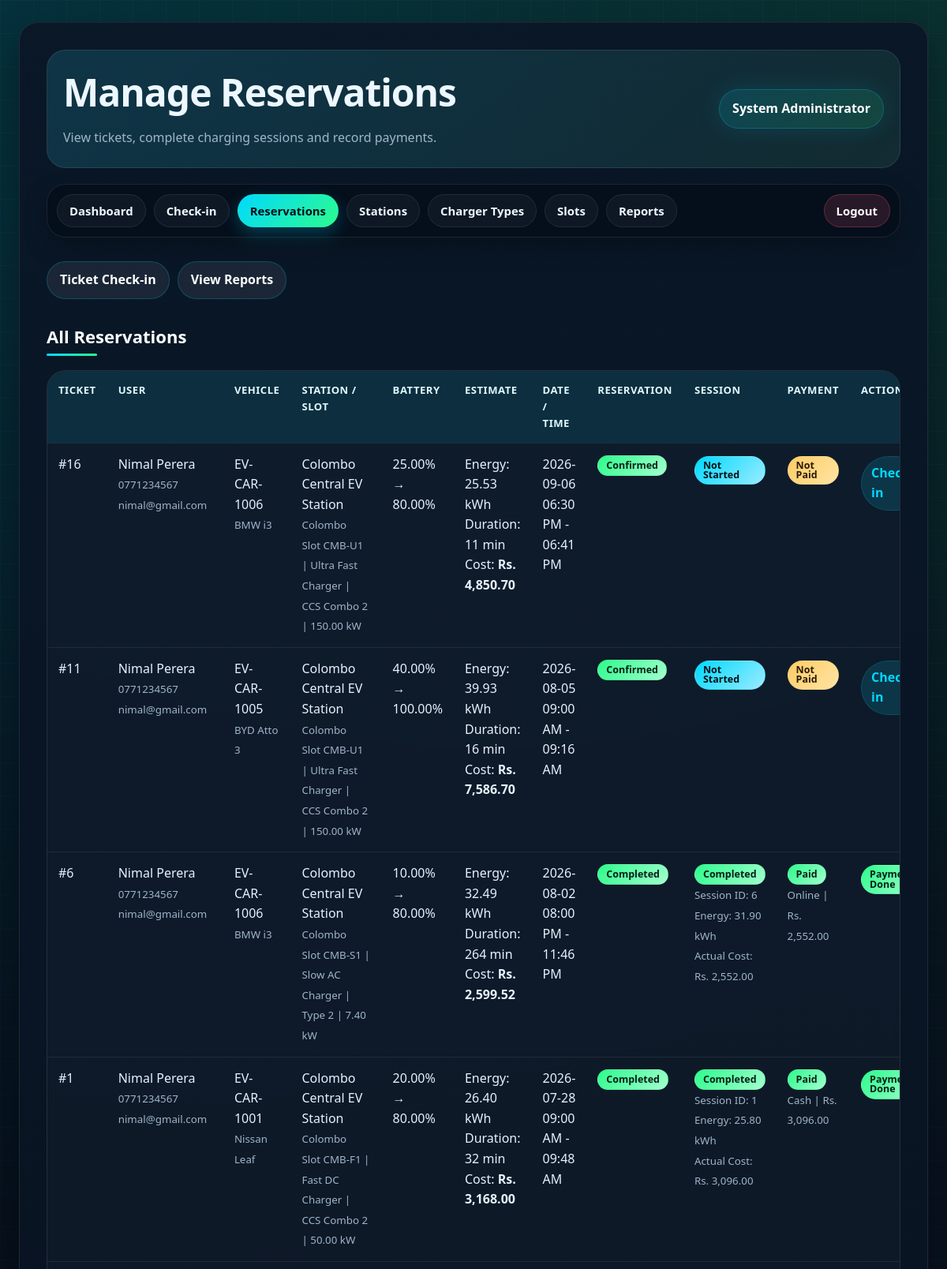
/reservations.php (signed in, upper part), run on the app's committed database.
### tables this page shows
CREATE TABLE `reservations` (
  `reservation_id` int(11) NOT NULL,
  `user_id` int(11) NOT NULL,
  `vehicle_id` int(11) NOT NULL,
  `slot_id` int(11) NOT NULL,
  `reservation_date` date NOT NULL,
  `start_time` time NOT NULL,
  `end_time` time NOT NULL,
  `status` enum('Pending','Confirmed','Completed','Cancelled','No Show') NOT NULL DEFAULT 'Pending',
  `created_at` timestamp NOT NULL DEFAULT current_timestamp(),
  `current_battery_percent` decimal(5,2) DEFAULT 0.00,
  `target_battery_percent` decimal(5,2) DEFAULT 80.00,
  `required_energy_kwh` decimal(8,2) DEFAULT 0.00,
  `estimated_duration_min` int(11) DEFAULT 0,
  `estimated_energy_kwh` decimal(8,2) DEFAULT 0.00,
  `estimated_cost` decimal(10,2) DEFAULT 0.00
);

CREATE TABLE `users` (
  `user_id` int(11) NOT NULL,
  `full_name` varchar(100) NOT NULL,
  `email` varchar(100) NOT NULL,
  `password` varchar(255) NOT NULL,
  `contact_number` varchar(15) DEFAULT NULL,
  `user_role` enum('Admin','User') NOT NULL DEFAULT 'User',
  `created_at` timestamp NOT NULL DEFAULT current_timestamp()
);

CREATE TABLE `vehicles` (
  `vehicle_id` int(11) NOT NULL,
  `user_id` int(11) NOT NULL,
  `vehicle_number` varchar(20) NOT NULL,
  `vehicle_model` varchar(80) NOT NULL,
  `battery_capacity` decimal(6,2) NOT NULL,
  `created_at` timestamp NOT NULL DEFAULT current_timestamp()
);

CREATE TABLE `charging_stations` (
  `station_id` int(11) NOT NULL,
  `station_name` varchar(120) NOT NULL,
  `location` varchar(200) NOT NULL,
  `contact_number` varchar(15) DEFAULT NULL,
  `total_slots` int(11) NOT NULL DEFAULT 0,
  `created_at` timestamp NOT NULL DEFAULT current_timestamp()
);

CREATE TABLE `charging_slots` (
  `slot_id` int(11) NOT NULL,
  `station_id` int(11) NOT NULL,
  `type_id` int(11) NOT NULL,
  `slot_number` varchar(20) NOT NULL,
  `slot_status` enum('Available','Reserved','Charging','Out of Service') NOT NULL DEFAULT 'Available',
  `created_at` timestamp NOT NULL DEFAULT current_timestamp()
);

CREATE TABLE `charger_types` (
  `type_id` int(11) NOT NULL,
  `type_name` varchar(60) NOT NULL,
  `connector_type` varchar(60) NOT NULL,
  `power_output_kw` decimal(6,2) NOT NULL,
  `rate_per_kwh` decimal(10,2) NOT NULL
);

CREATE TABLE `charging_sessions` (
  `session_id` int(11) NOT NULL,
  `reservation_id` int(11) NOT NULL,
  `actual_start_time` datetime NOT NULL,
  `actual_end_time` datetime DEFAULT NULL,
  `energy_consumed_kwh` decimal(8,2) DEFAULT 0.00,
  `session_duration_min` int(11) DEFAULT 0,
  `charging_cost` decimal(10,2) DEFAULT 0.00,
  `status` enum('In Progress','Completed','Stopped') NOT NULL DEFAULT 'In Progress',
  `created_at` timestamp NOT NULL DEFAULT current_timestamp()
);

CREATE TABLE `payments` (
  `payment_id` int(11) NOT NULL,
  `session_id` int(11) NOT NULL,
  `amount` decimal(10,2) NOT NULL,
  `payment_method` enum('Cash','Card','Online') NOT NULL,
  `payment_date` datetime NOT NULL DEFAULT current_timestamp(),
  `payment_status` enum('Paid','Failed','Refunded') NOT NULL DEFAULT 'Paid',
  `transaction_ref` varchar(100) DEFAULT NULL,
  `created_at` timestamp NOT NULL DEFAULT current_timestamp()
);

### reservations.php (the view, shortened to what this page needs)
<?php
require_once "../config/db.php";
function badgeClass($status) {
    if ($status === "Confirmed" || $status === "Available") return "badge badge-available";
    if ($status === "Completed" || $status === "Paid") return "badge badge-paid";
    if ($status === "Cancelled" || $status === "No Show" || $status === "Out of Service") return "badge badge-out";
    return "badge badge-reserved";
}
$reservations = $conn->query("
    SELECT
        r.reservation_id,
        r.reservation_date,
        r.start_time,
        r.end_time,
        r.status AS reservation_status,
        r.current_battery_percent,
        r.target_battery_percent,
        r.required_energy_kwh,
        r.estimated_energy_kwh,
        r.estimated_duration_min,
        r.estimated_cost,
        u.full_name,
        u.email,
        u.contact_number,
        v.vehicle_number,
        v.vehicle_model,
        st.station_name,
        st.location,
        sl.slot_number,
        sl.slot_status,
        ct.type_name,
        ct.connector_type,
        ct.power_output_kw,
        s.session_id,
        s.actual_start_time,
        s.actual_end_time,
        s.energy_consumed_kwh,
        s.session_duration_min,
        s.charging_cost,
        s.status AS session_status,
        p.payment_id,
        p.amount,
        p.payment_method,
        p.payment_status
    FROM reservations r
    JOIN users u ON r.user_id = u.user_id
    JOIN vehicles v ON r.vehicle_id = v.vehicle_id
    JOIN charging_slots sl ON r.slot_id = sl.slot_id
    JOIN charging_stations st ON sl.station_id = st.station_id
    JOIN charger_types ct ON sl.type_id = ct.type_id
    LEFT JOIN charging_sessions s ON r.reservation_id = s.reservation_id
    LEFT JOIN payments p ON s.session_id = p.session_id
    ORDER BY r.created_at DESC
");
require_once "_admin_header.php";
?>
<div class="page-actions">
    <a class="action-btn secondary" href="checkin.php">Ticket Check-in</a>
    <a class="action-btn secondary" href="reports.php">View Reports</a>
</div>
<h2>All Reservations</h2>
<div class="table-wrapper">
    <table>
        <tr>
            <th>Ticket</th>
            <th>User</th>
            <th>Vehicle</th>
            <th>Station / Slot</th>
            <th>Battery</th>
            <th>Estimate</th>
            <th>Date / Time</th>
            <th>Reservation</th>
            <th>Session</th>
            <th>Payment</th>
            <th>Action</th>
        </tr>
        <?php if ($reservations->num_rows > 0) { ?>
            <?php while ($row = $reservations->fetch_assoc()) { ?>
                <?php
                    $session_status = $row["session_status"] ?? "Not Started";
                ?>
                <tr>
                    <td>#<?= $row["reservation_id"] ?></td>
                    <td>
                        <?= htmlspecialchars($row["full_name"]) ?><br>
                        <small>
                            <?= htmlspecialchars($row["contact_number"]) ?><br>
                            <?= htmlspecialchars($row["email"]) ?>
                        </small>
                    </td>
                    <td>
                        <?= htmlspecialchars($row["vehicle_number"]) ?><br>
                        <small><?= htmlspecialchars($row["vehicle_model"]) ?></small>
                    </td>
                    <td>
                        <?= htmlspecialchars($row["station_name"]) ?><br>
                        <small>
                            <?= htmlspecialchars($row["location"]) ?><br>
                            Slot <?= htmlspecialchars($row["slot_number"]) ?> |
                            <?= htmlspecialchars($row["type_name"]) ?> |
                            <?= htmlspecialchars($row["connector_type"]) ?> |
                            <?= $row["power_output_kw"] ?> kW
                        </small>
                    </td>
                    <td>
                        <?= number_format($row["current_battery_percent"], 2) ?>%
                        →
                        <?= number_format($row["target_battery_percent"], 2) ?>%
                    </td>
                    <td>
                        Energy:
                        <?= number_format($row["estimated_energy_kwh"], 2) ?> kWh<br>
                        Duration:
                        <?= $row["estimated_duration_min"] ?> min<br>
                        Cost:
                        <strong>Rs. <?= number_format($row["estimated_cost"], 2) ?></strong>
                    </td>
                    <td>
                        <?= htmlspecialchars($row["reservation_date"]) ?><br>
                        <?= date("h:i A", strtotime($row["start_time"])) ?>
                        -
                        <?= date("h:i A", strtotime($row["end_time"])) ?>
                    </td>
                    <td>
                        <span class="<?= badgeClass($row["reservation_status"]) ?>">
                            <?= htmlspecialchars($row["reservation_status"]) ?>
                        </span>
                    </td>
                    <td>
                        <span class="<?= badgeClass($session_status) ?>">
                            <?= htmlspecialchars($session_status) ?>
                        </span>
                        <?php if ($row["session_id"]) { ?>
                            <br>
                            <small>Session ID: <?= $row["session_id"] ?></small>
                            <?php if ($row["energy_consumed_kwh"] !== null) { ?>
                                <br>
                                <small>
                                    Energy:
                                    <?= number_format($row["energy_consumed_kwh"], 2) ?> kWh
                                </small>
                            <?php } ?>
                            <?php if ($row["charging_cost"] !== null) { ?>
                                <br>
                                <small>
                                    Actual Cost:
                                    Rs. <?= number_format($row["charging_cost"], 2) ?>
                                </small>
                            <?php } ?>
                        <?php } ?>
                    </td>
                    <td>
                        <?php if ($row["payment_id"]) { ?>
                            <span class="badge badge-paid">
                                <?= htmlspecialchars($row["payment_status"]) ?>
                            </span>
                            <br>
                            <small>
                                <?= htmlspecialchars($row["payment_method"]) ?> |
                                Rs. <?= number_format($row["amount"], 2) ?>
                            </small>
                        <?php } else { ?>
                            <span class="badge badge-pending">Not Paid</span>
                        <?php } ?>
                    </td>
                    <td>
                        <?php if ($row["reservation_status"] === "Confirmed" && !$row["session_id"]) { ?>
                            <a href="checkin.php?reservation_id=<?= $row['reservation_id'] ?>">
                                Check-in
                            </a>
                        <?php } elseif ($row["session_status"] === "Completed" && !$row["payment_id"]) { ?>
                            <a href="record_payment.php?session_id=<?= $row['session_id'] ?>">
                                Record Payment
                            </a>
                        <?php } elseif ($row["payment_id"]) { ?>
                            <span class="badge badge-paid">Payment Done</span>
                        <?php } else { ?>
                            -
                        <?php } ?>
                    </td>
                </tr>
            <?php } ?>
        <?php } else { ?>
            <tr>
                <td colspan="11">No reservations found.</td>
            </tr>
        <?php } ?>
    </table>
</div>
<?php require_once "_admin_footer.php"; ?>

### style.css (style rules this page uses)
:root { --bg-main: #07111f; --bg-secondary: #0b1728; --bg-card: rgba(15, 28, 48, 0.92); --bg-card-soft: rgba(20, 39, 66, 0.82); --primary: #00d9ff; --primary-dark: #009ec3; --primary-soft: rgba(0, 217, 255, 0.14); --accent: #2dfc8c; --accent-dark: #13bd65; --accent-soft: rgba(45, 252, 140, 0.13); --warning: #ffcc66; --danger: #ff5c7a; --danger-soft: rgba(255, 92, 122, 0.15); --text-main: #edf7ff; --text-muted: #9fb5c9; --border: rgba(255, 255, 255, 0.09); --radius-sm: 10px; --radius-md: 16px; --radius-lg: 24px; --shadow-card: 0 18px 45px rgba(0, 0, 0, 0.32); --shadow-glow: 0 0 30px rgba(0, 217, 255, 0.13); --transition: 0.22s ease; }
* { box-sizing: border-box; }
html { scroll-behavior: smooth; }
body { margin: 0; min-height: 100vh; font-family: "Segoe UI", Arial, sans-serif; background: radial-gradient(circle at top left, rgba(0, 217, 255, 0.16), transparent 34%), radial-gradient(circle at top right, rgba(45, 252, 140, 0.11), transparent 32%), linear-gradient(135deg, #050b14 0%, #07111f 48%, #08192a 100%); color: var(--text-main); line-height: 1.6; }
body::before { content: ""; position: fixed; inset: 0; pointer-events: none; background-image: linear-gradient(rgba(255,255,255,0.025) 1px, transparent 1px), linear-gradient(90deg, rgba(255,255,255,0.025) 1px, transparent 1px); background-size: 42px 42px; mask-image: linear-gradient(to bottom, black, transparent 90%); z-index: -1; }
a { color: var(--primary); text-decoration: none; transition: var(--transition); }
small { color: var(--text-muted); }
h1, h2, h3 { margin-top: 0; line-height: 1.22; }
h2 { margin-top: 34px; margin-bottom: 16px; font-size: 1.38rem; color: #ffffff; }
h2::after { content: ""; display: block; width: 64px; height: 3px; margin-top: 8px; border-radius: 999px; background: linear-gradient(90deg, var(--primary), var(--accent)); }
.table-wrapper { width: 100%; overflow-x: auto; margin: 18px 0 28px; border-radius: var(--radius-lg); border: 1px solid var(--border); background: rgba(255, 255, 255, 0.025); }
table { width: 100%; min-width: 950px; border-collapse: collapse; overflow: hidden; }
th, td { padding: 14px 14px; text-align: left; vertical-align: top; border-bottom: 1px solid rgba(255, 255, 255, 0.075); }
th { position: sticky; top: 0; z-index: 3; background: rgba(0, 217, 255, 0.1); color: #dff9ff; font-size: 0.82rem; font-weight: 800; text-transform: uppercase; letter-spacing: 0.5px; }
td { color: #e6f2ff; }
tr { transition: var(--transition); }
td a { display: inline-flex; margin: 2px 0; padding: 8px 12px; border-radius: 999px; background: var(--primary-soft); border: 1px solid rgba(0, 217, 255, 0.16); font-weight: 700; }
.badge { display: inline-flex; align-items: center; justify-content: center; min-height: 26px; padding: 5px 10px; border-radius: 999px; font-size: 0.78rem; font-weight: 800; line-height: 1; border: 1px solid transparent; }
.badge-available, .badge-paid { color: #052015; background: linear-gradient(135deg, var(--accent), #a3ffce); }
.badge-pending { color: #2a1b00; background: linear-gradient(135deg, var(--warning), #ffe4a3); }
.badge-reserved { color: #03101a; background: linear-gradient(135deg, var(--primary), #9aecff); }
.action-btn { display: inline-flex; align-items: center; justify-content: center; min-height: 42px; padding: 10px 16px; border-radius: 999px; background: linear-gradient(135deg, var(--primary), var(--accent)); color: #03101a !important; font-weight: 800; text-decoration: none; }
.action-btn.secondary { background: rgba(255, 255, 255, 0.07); color: #ffffff !important; border: 1px solid rgba(0, 217, 255, 0.22); }
.page-actions { display: flex; flex-wrap: wrap; gap: 10px; margin: 12px 0 22px; }
.page-actions a, .page-actions button { display: inline-flex; align-items: center; justify-content: center; min-height: 42px; padding: 10px 16px; border-radius: 999px; font-weight: 800; }

### data on the page
reservations: reservation_id "16", user.full_name "Nimal Perera", user.contact_number "0771234567", user.email "nimal@gmail.com", vehicle.vehicle_number "EV-CAR-1006", vehicle.vehicle_model "BMW i3", charging_stations.station_name "Colombo Central EV Station", charging_stations.location "Colombo", slot.slot_number "CMB-U1", charger_types.type_name "Ultra Fast Charger", charger_types.connector_type "CCS Combo 2", charger_types.power_output_kw "150.00", current_battery_percent "25.00", target_battery_percent "80.00", estimated_energy_kwh "25.53", estimated_duration_min "11", estimated_cost "4,850.70", reservation_date "2026-09-06", start_time "06:30 PM", end_time "06:41 PM", status "Confirmed", session_status "Not Started", shows "Not Paid"
reservations: reservation_id "11", user.full_name "Nimal Perera", user.contact_number "0771234567", user.email "nimal@gmail.com", vehicle.vehicle_number "EV-CAR-1005", vehicle.vehicle_model "BYD Atto 3", charging_stations.station_name "Colombo Central EV Station", charging_stations.location "Colombo", slot.slot_number "CMB-U1", charger_types.type_name "Ultra Fast Charger", charger_types.connector_type "CCS Combo 2", charger_types.power_output_kw "150.00", current_battery_percent "40.00", target_battery_percent "100.00", estimated_energy_kwh "39.93", estimated_duration_min "16", estimated_cost "7,586.70", reservation_date "2026-08-05", start_time "09:00 AM", end_time "09:16 AM", status "Confirmed", session_status "Not Started", shows "Not Paid"
reservations: reservation_id "6", user.full_name "Nimal Perera", user.contact_number "0771234567", user.email "nimal@gmail.com", vehicle.vehicle_number "EV-CAR-1006", vehicle.vehicle_model "BMW i3", charging_stations.station_name "Colombo Central EV Station", charging_stations.location "Colombo", slot.slot_number "CMB-S1", charger_types.type_name "Slow AC Charger", charger_types.connector_type "Type 2", charger_types.power_output_kw "7.40", current_battery_percent "10.00", target_battery_percent "80.00", estimated_energy_kwh "32.49", estimated_duration_min "264", estimated_cost "2,599.52", reservation_date "2026-08-02", start_time "08:00 PM", end_time "11:46 PM", status "Completed", charging_sessions.status "Completed", charging_sessions.session_id "6", charging_sessions.energy_consumed_kwh "31.90", charging_sessions.charging_cost "2,552.00", payments.payment_status "Paid", payments.payment_method "Online", payments.amount "2,552.00", shows "Payment Done"
reservations: reservation_id "1", user.full_name "Nimal Perera", user.contact_number "0771234567", user.email "nimal@gmail.com", vehicle.vehicle_number "EV-CAR-1001", vehicle.vehicle_model "Nissan Leaf", charging_stations.station_name "Colombo Central EV Station", charging_stations.location "Colombo", slot.slot_number "CMB-F1", charger_types.type_name "Fast DC Charger", charger_types.connector_type "CCS Combo 2", charger_types.power_output_kw "50.00", current_battery_percent "20.00", target_battery_percent "80.00", estimated_energy_kwh "26.40", estimated_duration_min "32", estimated_cost "3,168.00", reservation_date "2026-07-28", start_time "09:00 AM", end_time "09:48 AM", status "Completed", charging_sessions.status "Completed", charging_sessions.session_id "1", charging_sessions.energy_consumed_kwh "25.80", charging_sessions.charging_cost "3,096.00", payments.payment_status "Paid", payments.payment_method "Cash", payments.amount "3,096.00", shows "Payment Done"

### other printed values
$page_title "Manage Reservations"
$page_subtitle "View tickets, complete charging sessions and record payments."
$_SESSION["full_name"] "System Administrator"
